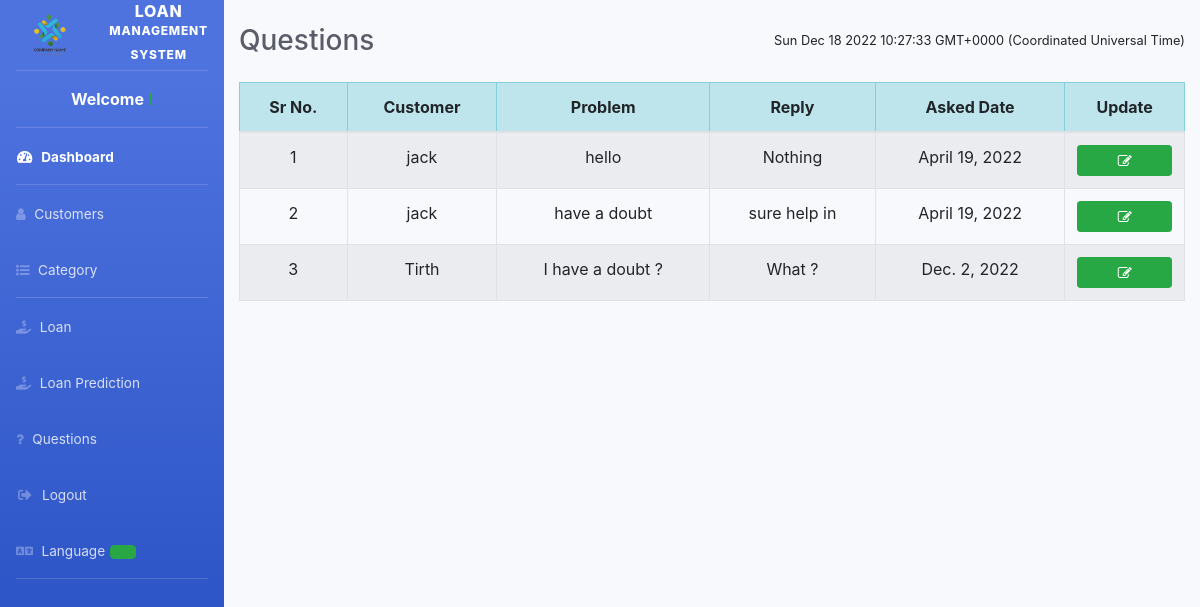
The page /admin-question on the database its author committed.
### loan/models.py (models this page shows, shortened)
class Question(models.Model):
    customer= models.ForeignKey(Customer, on_delete=models.CASCADE)
    description =models.CharField(max_length=500)
    admin_comment=models.CharField(max_length=200,default='Nothing')
    asked_date =models.DateField(auto_now=True)

### customer/models.py (models this page shows, shortened)
class Customer(models.Model):
    user=models.OneToOneField(User,on_delete=models.CASCADE)
    profile_pic= models.CharField(max_length=50)
    address = models.CharField(max_length=40)
    mobile = models.CharField(max_length=20,null=False)
    card_text = models.CharField(max_length=150)
    credit_score = models.CharField(max_length=3,null=False)
    asset_value = models.CharField(max_length=10,null=False)
    monthly_income = models.CharField(max_length=10,null=False)
    def __str__(self):
        return self.user.first_name

### loan/views.py (the view)
# urls.py: path('admin-question', views.admin_question_view,name='admin-question'),
def admin_question_view(request):
    questions = models.Question.objects.all()
    return render(request,'loan/admin_question.html',{'questions':questions})

### templates/loan/admin_question.html (shortened to what this page needs)
{% extends 'loan/adminbase.html' %}
{% block content %}
{%load static%}
<head>
  <link href="http://netdna.bootstrapcdn.com/bootstrap/4.0.0-beta/css/bootstrap.min.css" rel="stylesheet">
    <link rel="stylesheet" href="https://maxcdn.bootstrapcdn.com/bootstrap/4.4.1/css/bootstrap.min.css">
    <link href="https://maxcdn.bootstrapcdn.com/font-awesome/4.3.0/css/font-awesome.min.css" rel="stylesheet">
</head>
<div class="container">
   <div class="d-sm-flex align-items-center justify-content-between mb-4 mt-4">
    <h1 class="h3 mb-0 text-gray-800">Questions</h1>
    <span id='date-time' class="small"></span>
    </div>
    <table class="table table-hover table-bordered table-striped table-responsive-sm" id="dev-table">
      <thead class="table-info">
        <tr class="text-center">
            <th>Sr No.</th>
          <th>Customer</th>
          <th> Problem</th>
          <th> Reply</th>
          <th> Asked Date</th>
             <th>Update</th>
        </tr>
      </thead>
      {% for t in questions %}
      <tr class="text-center">
        <td> {{ forloop.counter }}</td>
        <td> {{t.customer}}</td>
        <td> {{t.description}}</td>
        <td> {{t.admin_comment}}</td>
        <td> {{t.asked_date}}</td>
        <td><a class="btn btn-success btn-sm btn-block" href="{% url 'update-question' t.id  %}"><span class="fa fa-edit"></span></a></td>
      </tr>
      {% endfor %}
    </table>
  </div>
</div>
{% endblock content %}

### templates/loan/admin_question.html (style rules this page uses)
a:link { text-decoration: none; }

### rows shown on the page
Question: customer "jack", description "hello", admin_comment "Nothing", asked_date "April 19, 2022"
Question: customer "jack", description "have a doubt", admin_comment "sure help in", asked_date "April 19, 2022"
Question: customer "Tirth", description "I have a doubt ?", admin_comment "What ?", asked_date "Dec. 2, 2022"
